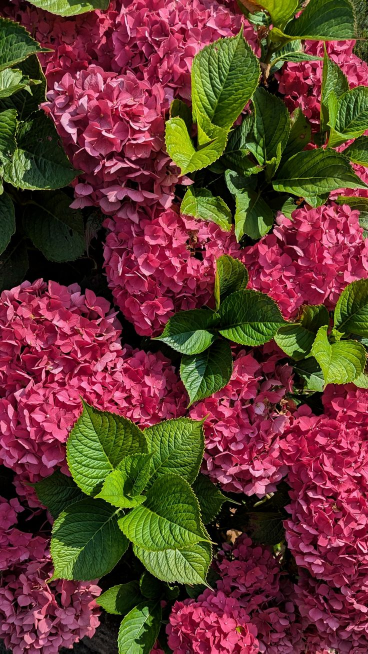
#> input picture Bilder/flower1.jpg, 736 x 1307 px (shown at 1/2 size)
$ python -i FeatureExtraction.py   (imports and definitions only)   (older library calls are emulated)
#> lines starting #> are read from the running program, lines starting #| are printed output that depends on the picture
#> further down, picture is the input picture: shape (1307, 736, 3); mean B, G, R 50, 58.1, 103.1
# FeatureExtraction.py
# Color & texture features + perceptual hash (pHash).
# All functions have short, English docstrings and return plain Python/NumPy types.

from __future__ import annotations

from typing import Any

import cv2
import numpy as np

__all__ = [
    "ColorAnalyzer",
    "ImageFeatureExtractor",
    "compute_phash",
]


class ColorAnalyzer:
    """Compute robust color features (dominant colors, histograms, stats).

    - Works on BGR images (uint8) as returned by OpenCV.
    - Shrinks images to `max_side` for speed (quality impact is negligible).
    - Dominant colors are computed via k-means in Lab space for stability.
    """

    # [132 lines left out: functions __init__, _ensure_bgr3, _shrink, _calc_norm_hist, color_histogram_similarity, get_dominant_colors, not called in this run]

    def calculate_color_distance(self, colors1: np.ndarray, colors2: np.ndarray) -> float:
        """Euclidean distance between two color center sets."""
        return float(np.linalg.norm(colors1 - colors2))

    # [44 lines left out: function extract_color_features, not called in this run]


class ImageFeatureExtractor:
    """Simple texture features based on gradients, Laplacian and entropy."""

    def extract_texture_features(self, image: np.ndarray, num_bins: int = 32) -> dict[str, Any]:
        """Return basic texture statistics and gradient histogram."""
#> called with num_bins = 32
        if image is None:
            raise ValueError("image is None")
        gray = cv2.cvtColor(image, cv2.COLOR_BGR2GRAY) if image.ndim == 3 else image
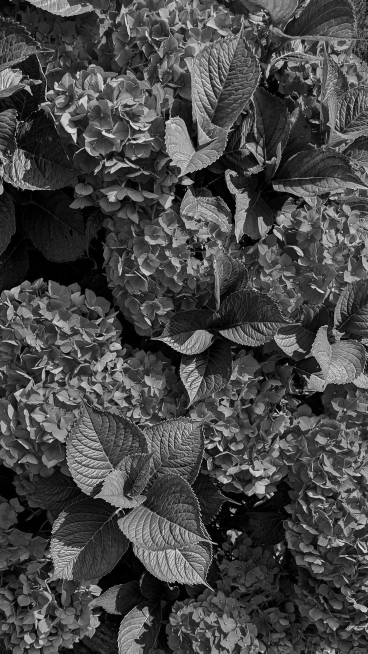
#> gray: shape (1307, 736) (shown at 1/2 size); min 0, max 247, mean 70.6

        # Shrink for speed
        h, w = gray.shape[:2]
#> h = 1307; w = 736
        s = max(h, w)
#> s = 1307
        if s > 256:
            scale = 256.0 / float(s)
#> scale = 0.196
            gray = cv2.resize(gray, (int(w * scale), int(h * scale)), interpolation=cv2.INTER_AREA)
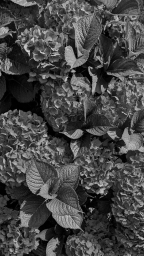
#> gray: shape (256, 144); min 0, max 216, mean 70.6

        # Gradients (Sobel) and magnitude histogram
        gx = cv2.Sobel(gray, cv2.CV_32F, 1, 0, ksize=3)
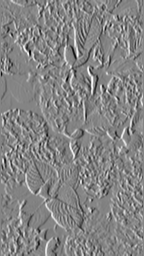
#> gx: shape (256, 144) float32; min -643, max 596, mean 1.5; drawn with min black and max white
        gy = cv2.Sobel(gray, cv2.CV_32F, 0, 1, ksize=3)
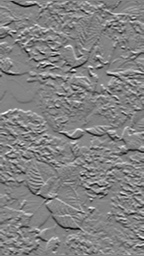
#> gy: shape (256, 144) float32; min -628, max 599, mean -0.5; drawn with min black and max white
        mag = cv2.magnitude(gx, gy)
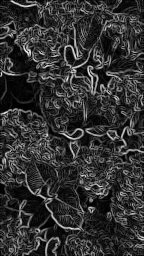
#> mag: shape (256, 144) float32; min 0, max 698.8, mean 138.8; drawn with min black and max white
        t_hist = cv2.calcHist([mag], [0], None, [num_bins], [0, 255]).astype("float32")
#> t_hist = 32 values, max 1641 at index 3, min 374 at index 31, mean 975.1
        t_hist = (t_hist / (t_hist.sum() + 1e-8)).flatten().tolist()
#> t_hist = 32 values, max 0.0526 at index 3, min 0.012 at index 31, mean 0.0312

        # Laplacian focus measure
        lap_var = float(cv2.Laplacian(gray, cv2.CV_32F).var())
#> lap_var = 4436.1

        # Entropy of gray histogram
        hgray = cv2.calcHist([gray], [0], None, [256], [0, 256]).astype("float32").flatten()
#> hgray = 256 values, max 388 at index 1, min 0 at index 198, mean 144
        p = hgray / (hgray.sum() + 1e-8)
#> p = 256 values, max 0.0105 at index 1, min 0 at index 198, mean 0.00391
        mask = p > 0
        entropy = float(-(p[mask] * np.log2(p[mask])).sum())
#> entropy = 7.33

        return {
            "mean": float(np.mean(gray)),
            "std": float(np.std(gray)),
            "variance": float(np.var(gray)),
            "texture_hist": t_hist,
            "lap_var": lap_var,
            "entropy": entropy,
        }


# [25 lines left out: function compute_phash, not called in this run]

>>> import cv2
>>> picture = cv2.imread('Bilder/flower1.jpg')
>>> result = ImageFeatureExtractor().extract_texture_features(picture)
#> result = 6 items

$ run again, on Bilder/strand1.jpg
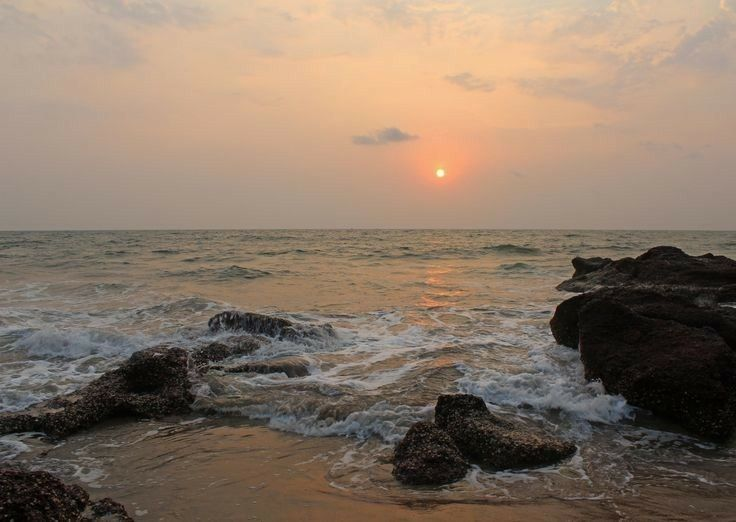
#> input picture Bilder/strand1.jpg, 736 x 522 px
#> picture is the input picture: shape (522, 736, 3); mean B, G, R 102, 118.5, 136.9
#> in extract_texture_features, `gy = cv2.Sobel(gray, cv2.CV_32F, 0, 1, ksize=3)`:
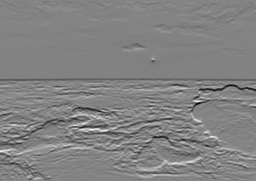
#> gy: shape (181, 256) float32; min -458, max 424, mean -5.5; drawn with min black and max white
#> in extract_texture_features, `mag = cv2.magnitude(gx, gy)`:
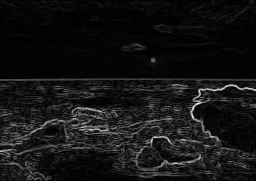
#> mag: shape (181, 256) float32; min 0, max 499, mean 40.3; drawn with min black and max white
#> in extract_texture_features, `t_hist = cv2.calcHist([mag], [0], None, [num_bins], [0, 255]).astype("..`: t_hist = 32 values, max 11656 at index 1, min 55 at index 31, mean 1435
#> in extract_texture_features, `t_hist = (t_hist / (t_hist.sum() + 1e-8)).flatten().tolist()`: t_hist = 32 values, max 0.254 at index 1, min 0.0012 at index 31, mean 0.0312
#> lap_var = 479.6
#> hgray = 256 values, max 483 at index 171, min 0 at index 0, mean 181
#> p = 256 values, max 0.0104 at index 171, min 0 at index 0, mean 0.00391
#> entropy = 7.6
#> result = 6 items

$ run again, on Bilder/strand2.jpg
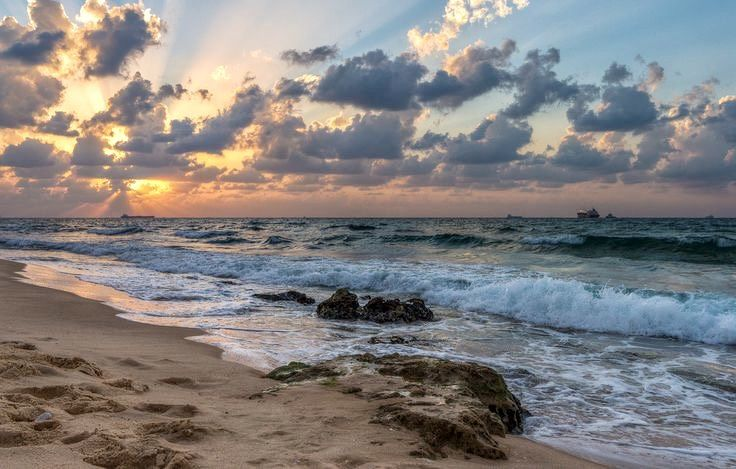
#> input picture Bilder/strand2.jpg, 736 x 469 px
#> picture is the input picture: shape (469, 736, 3); mean B, G, R 127.9, 128.4, 131.3
#> in extract_texture_features, `gy = cv2.Sobel(gray, cv2.CV_32F, 0, 1, ksize=3)`:
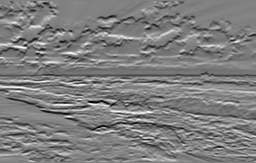
#> gy: shape (163, 256) float32; min -442, max 438, mean -3.7; drawn with min black and max white
#> in extract_texture_features, `mag = cv2.magnitude(gx, gy)`:
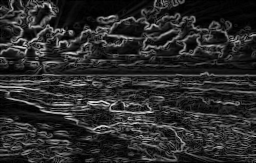
#> mag: shape (163, 256) float32; min 0, max 512.1, mean 87.5; drawn with min black and max white
#> in extract_texture_features, `t_hist = cv2.calcHist([mag], [0], None, [num_bins], [0, 255]).astype("..`: t_hist = 32 values, max 3447 at index 1, min 266 at index 31, mean 1249.8
#> in extract_texture_features, `t_hist = (t_hist / (t_hist.sum() + 1e-8)).flatten().tolist()`: t_hist = 32 values, max 0.0862 at index 1, min 0.00665 at index 31, mean 0.0312
#> lap_var = 1053.5
#> hgray = 256 values, max 514 at index 119, min 0 at index 0, mean 163
#> p = 256 values, max 0.0123 at index 119, min 0 at index 0, mean 0.00391
#> entropy = 7.46
#> result = 6 items
